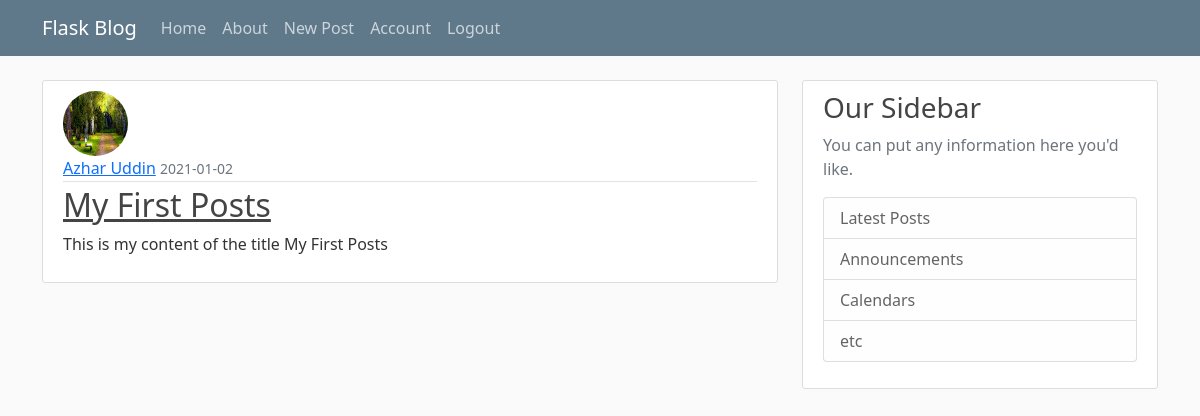
Screenshot of / (signed in) with the database file from the repository.
### flaskblog/models.py (models this page shows, shortened)
class Posts(db.Model):
    id = db.Column(db.Integer, primary_key=True)
    title = db.Column(db.String(100), nullable=False)
    date_posted = db.Column(db.DateTime, nullable=False,
                            default=datetime.utcnow)
    content = db.Column(db.Text, nullable=False)
    user_id = db.Column(db.Integer, db.ForeignKey('user.id'), nullable=False)

class User(db.Model, UserMixin):
    id = db.Column(db.Integer, primary_key=True)
    username = db.Column(db.String(20), unique=True, nullable=False)
    email = db.Column(db.String(120), unique=True, nullable=False)
    image_file = db.Column(db.String(20), unique=False,
                           nullable=False, default='default.jpg')
    password = db.Column(db.String(60), unique=False, nullable=False)
    posts = db.relationship('Posts', backref='author', lazy=True)

### flaskblog/routes.py (the view)
@app.route('/')
def home():
    posts = Posts.query.all()
    return render_template('home.html', posts=posts)

### flaskblog/models.py (called while the page is built)
@login_manager.user_loader
def load_user(user_id):
    return User.query.get(int(user_id))

### flaskblog/templates/home.html
{% extends "layout.html" %}
{% block content %}
{% for post in posts %}
<article class="media content-section">
    <img class="rounded-circle article-img" src="{{url_for('static',filename='img/'+post.author.image_file)}}">
    <div class="media-body">
        <div class="article-metadata">
            <a class="mr-2" href="#">{{ post.author.username }}</a>
            <small class="text-muted">{{ post.date_posted.strftime('%Y-%m-%d') }}</small>
        </div>
        <h2><a class="article-title" href="#">{{ post.title }}</a></h2>
        <p class="article-content">{{ post.content }}</p>
    </div>
</article>
{% endfor %}
{% endblock content %}

### flaskblog/static/main.css (style rules this page uses)
body { background: #fafafa; color: #333333; margin-top: 5rem; }
h1, h2, h3, h4, h5, h6 { color: #444444; }
.content-section { background: #ffffff; padding: 10px 20px; border: 1px solid #dddddd; border-radius: 3px; margin-bottom: 20px; }
.article-title { color: #444444; }
.article-content { white-space: pre-line; }
.article-img { height: 65px; width: 65px; margin-right: 16px; }
.article-metadata { padding-bottom: 1px; margin-bottom: 4px; border-bottom: 1px solid #e3e3e3 }

### rows the page displays
Posts: image_file (placeholder picture), author.username "Azhar Uddin", date_posted "2021-01-02", title "My First Posts", content "This is my content of the title My First Posts"
